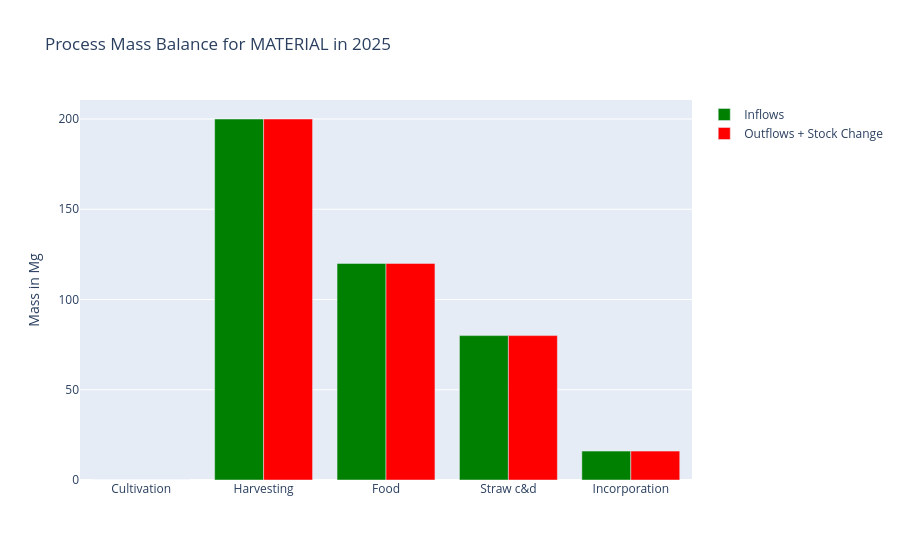

Source (notebook cell):
### Code cell
# ====================================================================
# Section 4: Results & Visualization
# ====================================================================

# --- 4.1 Interactive Sankey Diagram ---
print("Displaying interactive Sankey diagram:")
# This will display the Sankey with a year slider and element dropdown
plot_interactive_sankey(my_mfa_system_with_results)

# --- 4.2 Mass Balance Check ---
# This will display the grouped bar chart with interactive widgets
print("\nDisplaying Mass Balance Check:")
plot_process_balances(my_mfa_system_with_results, year=START_YEAR, element=ELEMENTS[0], processes_to_show= [p.Name for p in my_mfa_system_with_results.ProcessList][:5])


# --- 4.3 Process Dynamics Plot ---
print("\nDisplaying Inflow-Stock-Outflow Dynamics:")
# The function now creates its own widgets, so we just call it directly.
plot_process_dynamics(my_mfa_system_with_results)

# In Section 4.4
print("\nDisplaying Dynamic Stock Composition:")
plot_dynamic_stock_composition(my_mfa_system_with_results, DSM_PARAMS)

# --- 4.5 FOMP Dynamics Plot ---
print("\nDisplaying FOMP Dynamics (once calculated):")
plot_fomp_dynamics(my_mfa_system_with_results, FOMP_PARAMS)

### Figure 1 — Plotly figure (JSON) as saved in the notebook; plotly's stock layout.template omitted (floating-point values rounded to 4 significant figures)
{"data": [{"marker": {"color": "green"}, "name": "Inflows", "type": "bar", "x": ["Cultivation", "Harvesting", "Food", "Straw c&d", "Incorporation"], "y": [0, 200, 120, 80, 16]}, {"marker": {"color": "red"}, "name": "Outflows + Stock Change", "type": "bar", "x": ["Cultivation", "Harvesting", "Food", "Straw c&d", "Incorporation"], "y": [0, 200, 120, 80, 16]}], "layout": {"autosize": true, "barmode": "group", "title": {"text": "Process Mass Balance for MATERIAL in 2025"}, "xaxis": {"autorange": true, "range": [-0.5, 4.5], "type": "category"}, "yaxis": {"autorange": true, "range": [0, 210.5], "title": {"text": "Mass in Mg"}, "type": "linear"}}}
